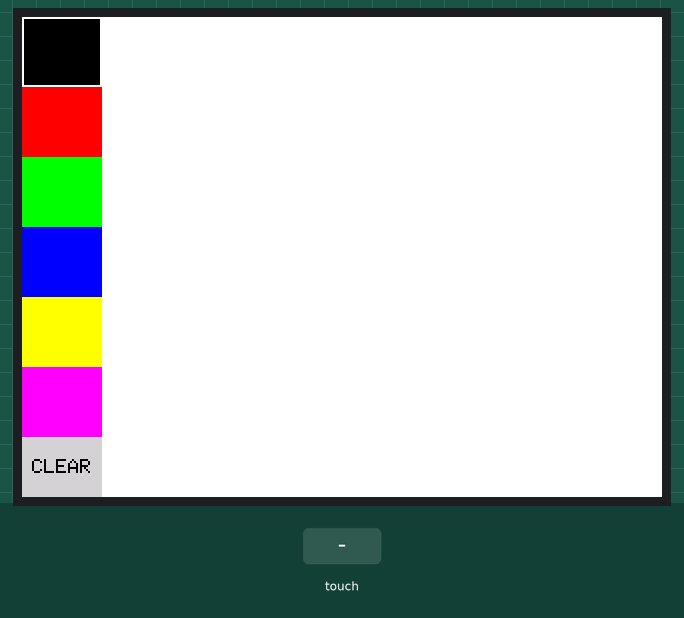
A sketch run on a simulated ESP32. Shown: 320×240 colour display. Inputs (shaded band) come from the test bench. What the sketch prints to the serial monitor is not drawn.

Above: at 1.7 s.
1.8 s: touch panel pressed at 13 % / 10 % of its raw x / y range
At 2.1 s:
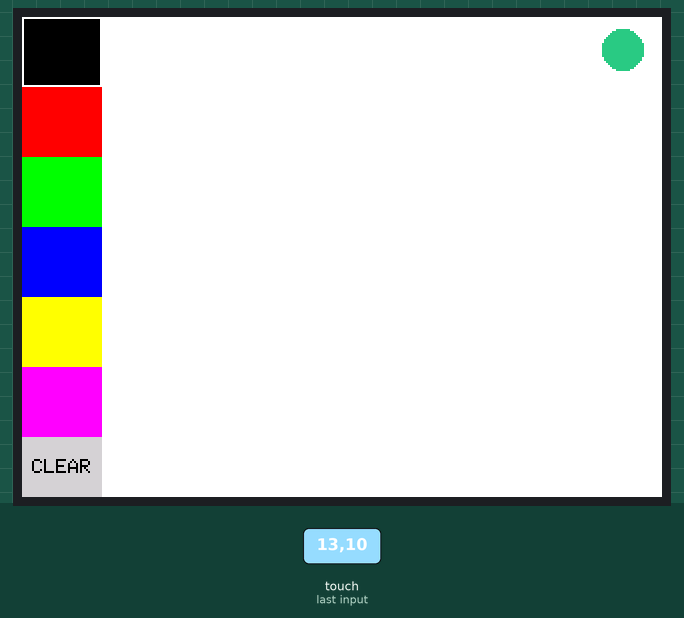
3.3 s: touch panel pressed at 38 % / 10 % of its raw x / y range
At 4.1 s:
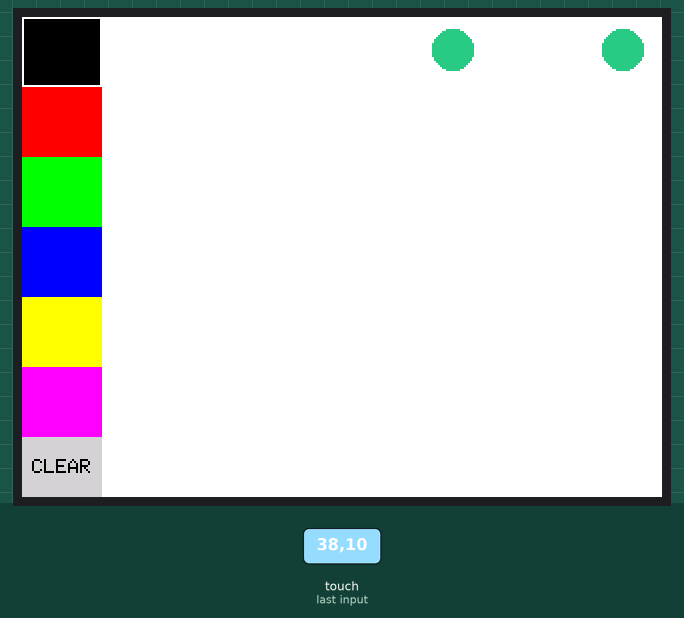
Timing chart, 0 to 6.3 s (numbered marks = the images above; inputs shaded):
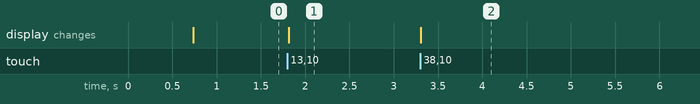

The sketch:

Transmitter.ino
```cpp
#include <Arduino.h>
#include <ArduinoJson.h>
#include <esp_now.h>
#include <WiFi.h>

#include <SPI.h>
#include <TFT_eSPI.h>
#include <XPT2046_Touchscreen.h>

// ----------------- Display and Touch Setup -----------------
TFT_eSPI tft = TFT_eSPI();

// Touchscreen pins
#define XPT2046_IRQ 36
#define XPT2046_MOSI 32
#define XPT2046_MISO 39
#define XPT2046_CLK 25
#define XPT2046_CS 33

SPIClass touchscreenSPI = SPIClass(VSPI);
XPT2046_Touchscreen touchscreen(XPT2046_CS, XPT2046_IRQ);

// ----------------- Screen and Drawing Config -----------------
#define SCREEN_WIDTH 320
#define SCREEN_HEIGHT 240
#define COLOR_BAR_WIDTH 40
#define CLEAR_HEIGHT 30

int x = -1, y = -1;
int selectedColorIndex = 0;
uint32_t currentColor = 0x102E50;

const uint32_t colors[] = {
  TFT_BLACK, TFT_RED, TFT_GREEN, TFT_BLUE, TFT_YELLOW, TFT_MAGENTA
  //0x000000,0xFF0000,0x90EE90,0x1E90FF,0xFFD700,0xFFFFFF
  //1060432, 16714581, 12554852, 12310691, 15790533, 7307882
};
const int numColors = sizeof(colors) / sizeof(colors[0]);

// ----------------- ESP-NOW Config -----------------
uint8_t broadcastAddress[] = { 0xFF, 0xFF, 0xFF, 0xFF, 0xFF, 0xFF };  // Broadcast to all
QueueHandle_t jsonQueue;

typedef struct {
  int x;
  int y;
  uint32_t color;
} data_t;

esp_now_peer_info_t peerInfo;

// ----------------- Utility Functions -----------------

void printHexColor(uint32_t color) {
  uint8_t r = ((color >> 11) & 0x1F) * 255 / 31;
  uint8_t g = ((color >> 5) & 0x3F) * 255 / 63;
  uint8_t b = (color & 0x1F) * 255 / 31;

  Serial.printf("# %x", color);
}

uint32_t getColorFromTouch(int touchY) {
  int boxHeight = (SCREEN_HEIGHT - CLEAR_HEIGHT) / numColors;

  if (touchY >= SCREEN_HEIGHT - CLEAR_HEIGHT) {
    tft.fillRect(COLOR_BAR_WIDTH, 0, SCREEN_WIDTH - COLOR_BAR_WIDTH, SCREEN_HEIGHT, TFT_WHITE);
    drawColorPicker();
    data_t Buffer = { x, y, TFT_LIGHTGREY};

    if (xQueueSend(jsonQueue, &Buffer, portMAX_DELAY) == pdPASS) {
      Serial.println("Task A: Data sent to queue");
    }
    return currentColor;
  }

  int index = touchY / boxHeight;
  if (index >= 0 && index < numColors) {
    selectedColorIndex = index;
    drawColorPicker();
    return colors[index];
  }

  return currentColor;
}

void drawColorPicker() {
  int boxHeight = (SCREEN_HEIGHT - CLEAR_HEIGHT) / numColors;

  for (int i = 0; i < numColors; i++) {
    tft.fillRect(0, i * boxHeight, COLOR_BAR_WIDTH, boxHeight, colors[i]);
    if (i == selectedColorIndex) {
      tft.drawRect(0, i * boxHeight, COLOR_BAR_WIDTH, boxHeight, TFT_WHITE);
    }
  }

  tft.fillRect(0, SCREEN_HEIGHT - CLEAR_HEIGHT, COLOR_BAR_WIDTH, CLEAR_HEIGHT, TFT_LIGHTGREY);
  tft.setTextColor(TFT_BLACK, TFT_LIGHTGREY);
  tft.setTextDatum(MC_DATUM);
  tft.drawString("CLEAR", COLOR_BAR_WIDTH / 2, SCREEN_HEIGHT - CLEAR_HEIGHT / 2, 1);
}

// ----------------- Callback for ESP-NOW -----------------

void OnDataSent(const uint8_t *mac_addr, esp_now_send_status_t status) {
  Serial.print("ESP-NOW Send Status: ");
  Serial.println(status == ESP_NOW_SEND_SUCCESS ? "Success" : "Fail");
}

// ----------------- Task A: Read Touch + Queue Data -----------------

void TaskGenerateJSON(void *pvParameters) {
  // Touch + Screen Initialization on Core 1
  touchscreenSPI.begin(XPT2046_CLK, XPT2046_MISO, XPT2046_MOSI, XPT2046_CS);
  touchscreen.begin(touchscreenSPI);
  touchscreen.setRotation(1);

  tft.init();
  tft.setRotation(1);
  tft.fillScreen(TFT_WHITE);
  drawColorPicker();

  while (true) {
    if (touchscreen.tirqTouched() && touchscreen.touched()) {
      TS_Point p = touchscreen.getPoint();

      x = map(p.x, 3720, 460, 1, SCREEN_WIDTH);
      y = map(p.y, 370, 3800, 1, SCREEN_HEIGHT);

      Serial.printf("X: %d  Y: %d  Color (HEX): ", x, y);
      printHexColor(currentColor);

      if (x < COLOR_BAR_WIDTH) {
        currentColor = getColorFromTouch(y);

      } else {
        tft.fillCircle(x, y, 10, currentColor);
      }

      data_t Buffer = { x, y, currentColor };

      if (xQueueSend(jsonQueue, &Buffer, portMAX_DELAY) == pdPASS) {
        Serial.println("Task A: Data sent to queue");
      }
    }

    vTaskDelay(pdMS_TO_TICKS(20));  // check touch ~5 times per second
  }
}

// ----------------- Task B: Send JSON over ESP-NOW -----------------

void TaskSendJSON(void *pvParameters) {
  data_t Buffer;
  char jsonString[200];

  WiFi.mode(WIFI_STA);
  WiFi.disconnect();

  if (esp_now_init() != ESP_OK) {
    Serial.println("Error initializing ESP-NOW");
    vTaskDelete(NULL);
    return;
  }

  esp_now_register_send_cb(OnDataSent);

  memcpy(peerInfo.peer_addr, broadcastAddress, 6);
  peerInfo.channel = 0;
  peerInfo.encrypt = false;

  if (esp_now_add_peer(&peerInfo) != ESP_OK) {
    Serial.println("Failed to add ESP-NOW peer");
    vTaskDelete(NULL);
    return;
  }

  while (true) {
    if (xQueueReceive(jsonQueue, &Buffer, portMAX_DELAY) == pdPASS) {
      StaticJsonDocument<200> doc;
      doc["x"] = Buffer.x;
      doc["y"] = Buffer.y;
      doc["color"] = Buffer.color;

      serializeJson(doc, jsonString, sizeof(jsonString));
      esp_err_t result = esp_now_send(broadcastAddress, (uint8_t *)jsonString, strlen(jsonString));

      Serial.printf("Task B: Sent JSON -> %s\n", jsonString);
      if (result != ESP_OK) {
        Serial.println("ESP-NOW Send: Failed");
      }
    }

    vTaskDelay(pdMS_TO_TICKS(10));  // faster response
  }
}

// ----------------- Arduino Setup -----------------

void setup() {
  Serial.begin(115200);
  delay(500);

  jsonQueue = xQueueCreate(10, sizeof(data_t));
  if (jsonQueue == NULL) {
    Serial.println("Queue creation failed!");
    while (true)
      ;
  }

  xTaskCreatePinnedToCore(TaskGenerateJSON, "TouchTask", 4096, NULL, 1, NULL, 1);
  xTaskCreatePinnedToCore(TaskSendJSON, "SendTask", 4096, NULL, 1, NULL, 0);
}

void loop() {
  // FreeRTOS handles everything
}
```

Measured:
- after the input at 1.8 s, the display: changes at once (image 1)
- after the input at 3.3 s, the display: changes at once (image 2)
